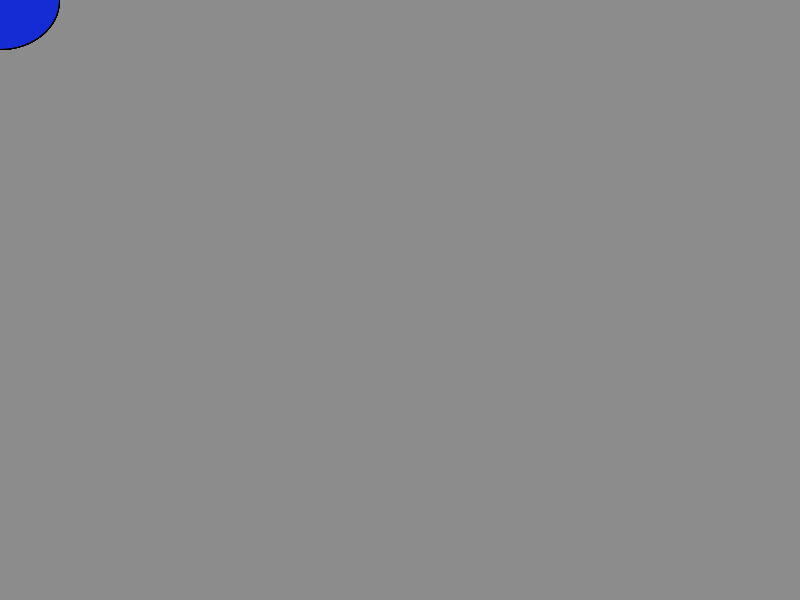
Frame 1 (no input)
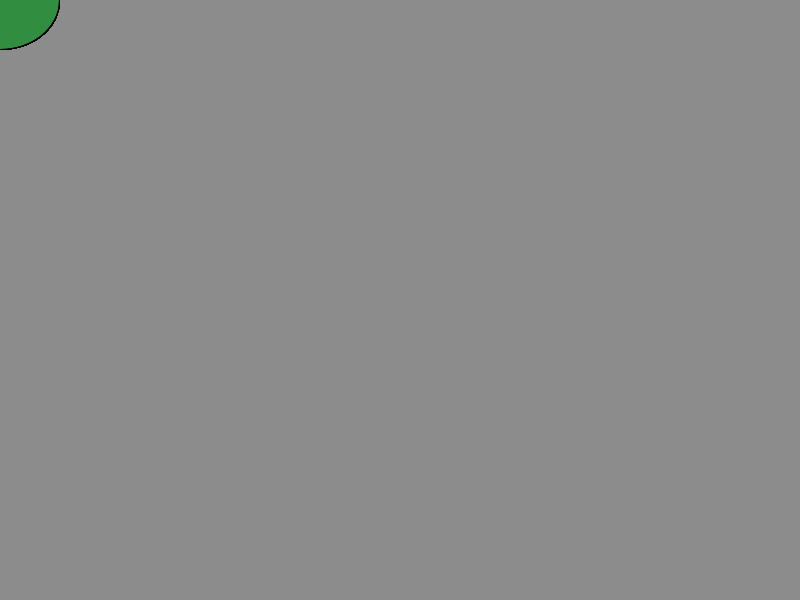
Frame 60 (the mouse pressed at the canvas centre just before this capture)
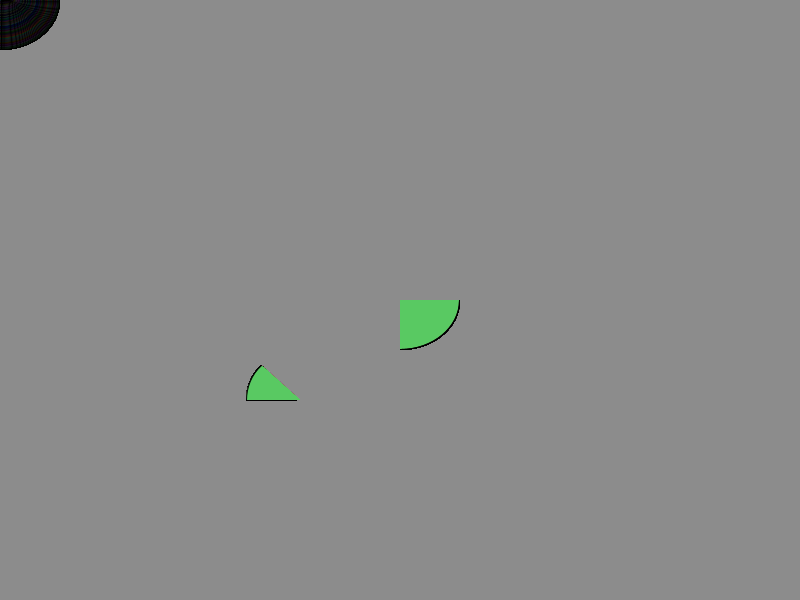
Frame 120 (the mouse held since frame 60 and released just before this capture)

The Processing sketch that drew these frames (run headless with seeded random() and noise(); from frame 60 on, the mouse is pressed at the canvas centre):

// Processing sketch: processing_111595
// ── processing_111595.pde




void setup()
{
    size(800, 600);
    background(140);
    frameRate(6);
   
    
}

    int n = 50;
    int[] xs = new int[n];
    int[] ys = new int[n];
    
    
void draw()
{
    for(int x = 20; x < 800; x += 100)
    {
    for(int y = 20; y < 600; y += 100)
    {
      if(random(150) < 20)
      {
        int r = (int)random(256);
        int g = (int)random(256);
        int b = (int)random(256);
        fill(r,g,b);
        for(int i = 0; i < n-1; i++)
        {
          xs[i] = xs[i+1];
          ys[i] = ys[i+1];
        }
          xs[n-1] = mouseX;
          ys[n-1] = mouseY;
          
          for(int i = 0; i < n; i++)
          {
           arc(xs[i], ys[i], 20+2*i,2*i, 0, HALF_PI);
             arc(ys[i],xs[i], 10+2*i,2*i, PI, PI+QUARTER_PI);
          
             
          }
        }
      }
    }
  }
